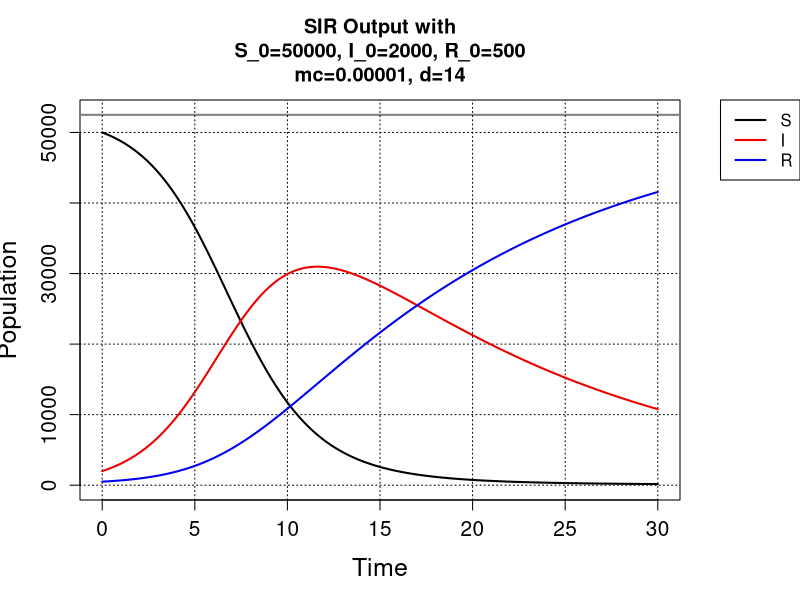

This figure's R source:
############################################################################
###  SIR Model
###  Euler's Method: SIR Differential Equations Numerical Solution
###  By Thomas J. Pfaff
###  For The Text Applied Calculus with R
############################################################################

#######################################################################
#### Code to run Euler's Method and save the results.
#######################################################################

## Define starting values and variables.

t_initial <- 0
t_final <- 30
S_0 <- 50000
I_0 <- 2000
R_0 <- 500
mc <- 0.00001
d <- 14
delta_t <- 0.01

## Set up values for the For Loop.

t <- t_initial
S <- S_0
I <- I_0
R <- R_0
number_steps <- (t_final - t_initial) / delta_t
t_data <- t # Initializing the time vector with starting value
S_data <- S # Initializing the Susceptible population vector with starting value
I_data <- I # Initializing the Infected population vector with starting value
R_data <- R # Initializing the Recovered population vector with starting value

## Run the For Loop.

for(i in 1:number_steps){
  S_prime <- -mc*S*I    # The differential equations 
  I_prime <- mc*S*I - I / d
  R_prime <- I / d

  S <- S_prime*delta_t + S # Microscope equations
  I <- I_prime*delta_t + I 
  R <- R_prime*delta_t + R 
  t <- t + delta_t # Increments t to its next value

  t_data[i+1] <- t  # Add new value to the time vector
  S_data[i+1] <- S  # Add new value to the Susceptible vector
  I_data[i+1] <- I  # Add new value to the Infected vector
  R_data[i+1] <- R  # Add new value to the Recovered vector
}


######################################################################
#### Create a plot of the data
######################################################################

options(scipen = 999) # Disable scientific notation
par(mar = c(5, 4, 5, 6))
plot(t_data, S_data, type = "l", ylim = c(0, S_0+I_0+R_0), lwd = 2,
     xlab = "Time", ylab = "Population", cex.lab = 1.5, cex.axis = 1.25)
  title(paste("SIR Output with\nS_0=", S_0, ", I_0=", I_0, ", R_0=",
              R_0, "\nmc=", mc, ", d=", d, sep="") )
  abline(h = (S_0 + I_0 + R_0), lwd = 2, col = "gray50")
  grid(NULL, NULL, col = "black")
  lines(t_data, I_data, lwd = 2, col = "red2")
  lines(t_data, R_data, lwd = 2, col = "blue2")
  par(xpd = TRUE)
  legend("topright", c("S", "I", "R"), lwd = c(2, 2, 2), 
         col = c("black", "red2", "blue2"), inset = c(-0.2,0))
  par(xpd=FALSE)

######################################################################
#### Find the final values.
######################################################################

options(digits = 8) # Sets number of digits of output

S_data[length(S_data)]
I_data[length(I_data)]
R_data[length(R_data)]

paste("The value of S at time t=", round(t,1)," is ", S_data[length(S_data)], sep="")
paste("The value of I at time t=", round(t,1)," is ", I_data[length(I_data)], sep="")
paste("The value of R at time t=", round(t,1)," is ", R_data[length(R_data)], sep="")

#######################################################################
#### Find the maximm values and time of first maximum.
#### Use min() and which.min() to find minimums.
#######################################################################


max(S_data) # Susceptible max
which.max(S_data) # Location of susceptible max
t_data[which.max(S_data)] # Time value of susceptible max

max(I_data) # Infected max
which.max(I_data) # Location of infected max
t_data[which.max(I_data)] # Time value of infected max

max(R_data) # Recovered max
which.max(R_data) #  Location of recovered max
t_data[which.max(R_data)] # Time value of recovered max


#######################################################################
#### Run the code below to see the first n values of the data.
#### This is particulalry useful to check work done by hand.
#######################################################################

rows <- 5
head(cbind(t_data, S_data, I_data, R_data), rows)
